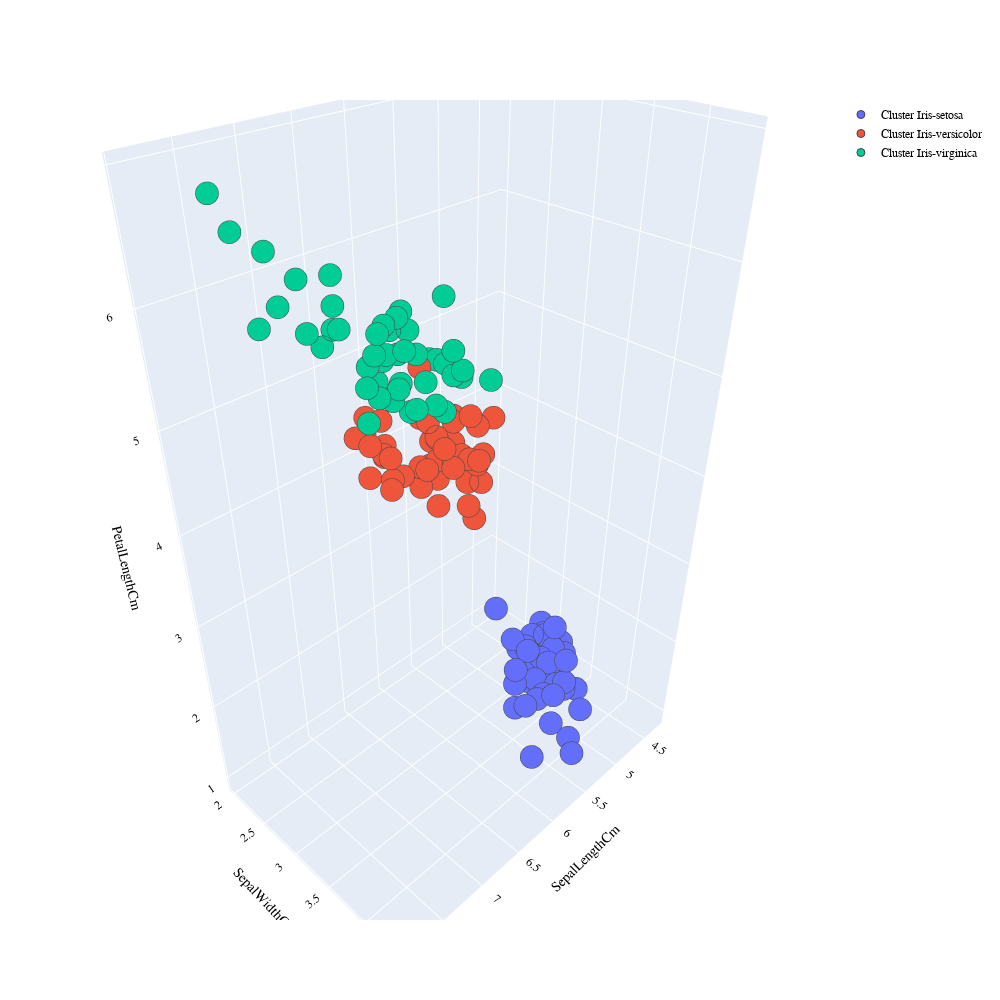

The cell this chart's notebook holds for it:
### Code cell
import plotly.graph_objects as go

PLOT = go.Figure()


for C in list(df['Species'].unique()):
    
    PLOT.add_trace(go.Scatter3d(x = df[df['Species'] == C]['SepalLengthCm'],
                                y =df[df['Species'] == C]['SepalWidthCm'],
                                z = df[df['Species'] == C]['PetalLengthCm'],
                                mode = 'markers', marker_size = 8, marker_line_width = 1,
                                name = 'Cluster ' + str(C)))


PLOT.update_layout(width = 1000, height = 1000, autosize = True, showlegend = True,
                   scene = dict(xaxis=dict(title = 'SepalLengthCm', titlefont_color = 'black'),
                                yaxis=dict(title = 'SepalWidthCm',  titlefont_color = 'black'),
                                zaxis=dict(title = 'PetalLengthCm', titlefont_color = 'black')),
                   font = dict(family = "Gilroy", color  = 'black', size = 12))

### Figure 1 — Plotly figure (JSON) as saved in the notebook; plotly's stock layout.template omitted (floating-point values rounded to 4 significant figures)
{"data": [{"marker": {"line": {"width": 1}, "size": 8}, "mode": "markers", "name": "Cluster Iris-setosa", "type": "scatter3d", "x": [5.1, 4.9, 4.7, 4.6, 5, 5.4, 4.6, 5, 4.4, 4.9, 5.4, 4.8, 4.8, 4.3, 5.8, 5.7, 5.4, 5.1, 5.7, 5.1, 5.4, 5.1, 4.6, 5.1, 4.8, 5, 5, 5.2, 5.2, 4.7, 4.8, 5.4, 5.2, 5.5, 4.9, 5, 5.5, 4.9, 4.4, 5.1, 5, 4.5, 4.4, 5, 5.1, 4.8, 5.1, 4.6, 5.3, 5], "y": [3.5, 3, 3.2, 3.1, 3.6, 3.9, 3.4, 3.4, 2.9, 3.1, 3.7, 3.4, 3, 3, 4, 4.4, 3.9, 3.5, 3.8, 3.8, 3.4, 3.7, 3.6, 3.3, 3.4, 3, 3.4, 3.5, 3.4, 3.2, 3.1, 3.4, 4.1, 4.2, 3.1, 3.2, 3.5, 3.1, 3, 3.4, 3.5, 2.3, 3.2, 3.5, 3.8, 3, 3.8, 3.2, 3.7, 3.3], "z": [1.4, 1.4, 1.3, 1.5, 1.4, 1.7, 1.4, 1.5, 1.4, 1.5, 1.5, 1.6, 1.4, 1.1, 1.2, 1.5, 1.3, 1.4, 1.7, 1.5, 1.7, 1.5, 1, 1.7, 1.9, 1.6, 1.6, 1.5, 1.4, 1.6, 1.6, 1.5, 1.5, 1.4, 1.5, 1.2, 1.3, 1.5, 1.3, 1.5, 1.3, 1.3, 1.3, 1.6, 1.9, 1.4, 1.6, 1.4, 1.5, 1.4]}, {"marker": {"line": {"width": 1}, "size": 8}, "mode": "markers", "name": "Cluster Iris-versicolor", "type": "scatter3d", "x": [7, 6.4, 6.9, 5.5, 6.5, 5.7, 6.3, 4.9, 6.6, 5.2, 5, 5.9, 6, 6.1, 5.6, 6.7, 5.6, 5.8, 6.2, 5.6, 5.9, 6.1, 6.3, 6.1, 6.4, 6.6, 6.8, 6.7, 6, 5.7, 5.5, 5.5, 5.8, 6, 5.4, 6, 6.7, 6.3, 5.6, 5.5, 5.5, 6.1, 5.8, 5, 5.6, 5.7, 5.7, 6.2, 5.1, 5.7], "y": [3.2, 3.2, 3.1, 2.3, 2.8, 2.8, 3.3, 2.4, 2.9, 2.7, 2, 3, 2.2, 2.9, 2.9, 3.1, 3, 2.7, 2.2, 2.5, 3.2, 2.8, 2.5, 2.8, 2.9, 3, 2.8, 3, 2.9, 2.6, 2.4, 2.4, 2.7, 2.7, 3, 3.4, 3.1, 2.3, 3, 2.5, 2.6, 3, 2.6, 2.3, 2.7, 3, 2.9, 2.9, 2.5, 2.8], "z": [4.7, 4.5, 4.9, 4, 4.6, 4.5, 4.7, 3.3, 4.6, 3.9, 3.5, 4.2, 4, 4.7, 3.6, 4.4, 4.5, 4.1, 4.5, 3.9, 4.8, 4, 4.9, 4.7, 4.3, 4.4, 4.8, 5, 4.5, 3.5, 3.8, 3.7, 3.9, 5.1, 4.5, 4.5, 4.7, 4.4, 4.1, 4, 4.4, 4.6, 4, 3.3, 4.2, 4.2, 4.2, 4.3, 3, 4.1]}, {"marker": {"line": {"width": 1}, "size": 8}, "mode": "markers", "name": "Cluster Iris-virginica", "type": "scatter3d", "x": [6.3, 5.8, 7.1, 6.3, 6.5, 7.6, 4.9, 7.3, 6.7, 7.2, 6.5, 6.4, 6.8, 5.7, 5.8, 6.4, 6.5, 7.7, 7.7, 6, 6.9, 5.6, 7.7, 6.3, 6.7, 7.2, 6.2, 6.1, 6.4, 7.2, 7.4, 7.9, 6.4, 6.3, 6.1, 7.7, 6.3, 6.4, 6, 6.9, 6.7, 6.9, 5.8, 6.8, 6.7, 6.7, 6.3, 6.5, 6.2, 5.9], "y": [3.3, 2.7, 3, 2.9, 3, 3, 2.5, 2.9, 2.5, 3.6, 3.2, 2.7, 3, 2.5, 2.8, 3.2, 3, 3.8, 2.6, 2.2, 3.2, 2.8, 2.8, 2.7, 3.3, 3.2, 2.8, 3, 2.8, 3, 2.8, 3.8, 2.8, 2.8, 2.6, 3, 3.4, 3.1, 3, 3.1, 3.1, 3.1, 2.7, 3.2, 3.3, 3, 2.5, 3, 3.4, 3], "z": [6, 5.1, 5.9, 5.6, 5.8, 6.6, 4.5, 6.3, 5.8, 6.1, 5.1, 5.3, 5.5, 5, 5.1, 5.3, 5.5, 6.7, 6.9, 5, 5.7, 4.9, 6.7, 4.9, 5.7, 6, 4.8, 4.9, 5.6, 5.8, 6.1, 6.4, 5.6, 5.1, 5.6, 6.1, 5.6, 5.5, 4.8, 5.4, 5.6, 5.1, 5.1, 5.9, 5.7, 5.2, 5, 5.2, 5.4, 5.1]}], "layout": {"autosize": true, "font": {"color": "black", "family": "Gilroy", "size": 12}, "height": 1000, "scene": {"xaxis": {"title": {"font": {"color": "black"}, "text": "SepalLengthCm"}}, "yaxis": {"title": {"font": {"color": "black"}, "text": "SepalWidthCm"}}, "zaxis": {"title": {"font": {"color": "black"}, "text": "PetalLengthCm"}}}, "showlegend": true, "width": 1000}}
